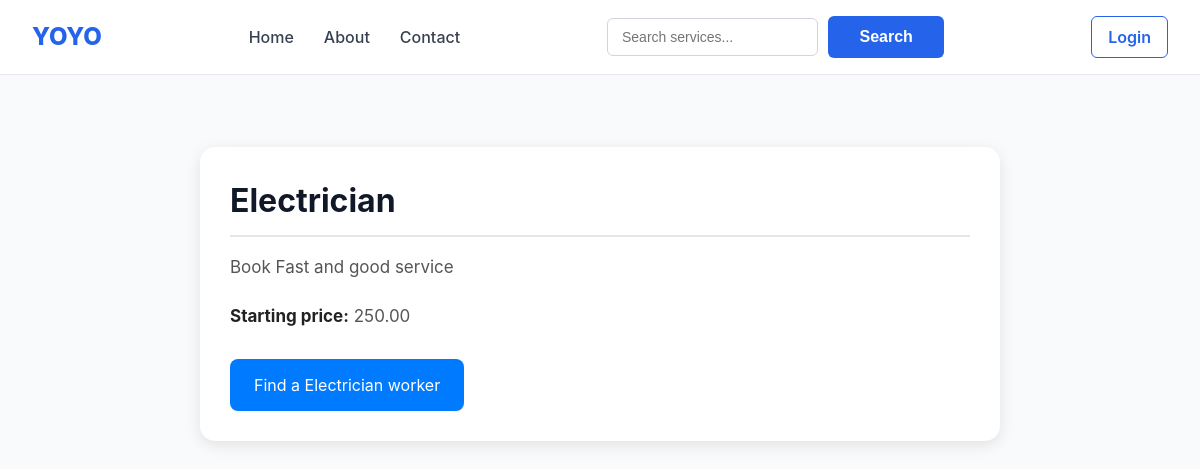
/categories/Electrician/, run on an earlier commit of the app's database.
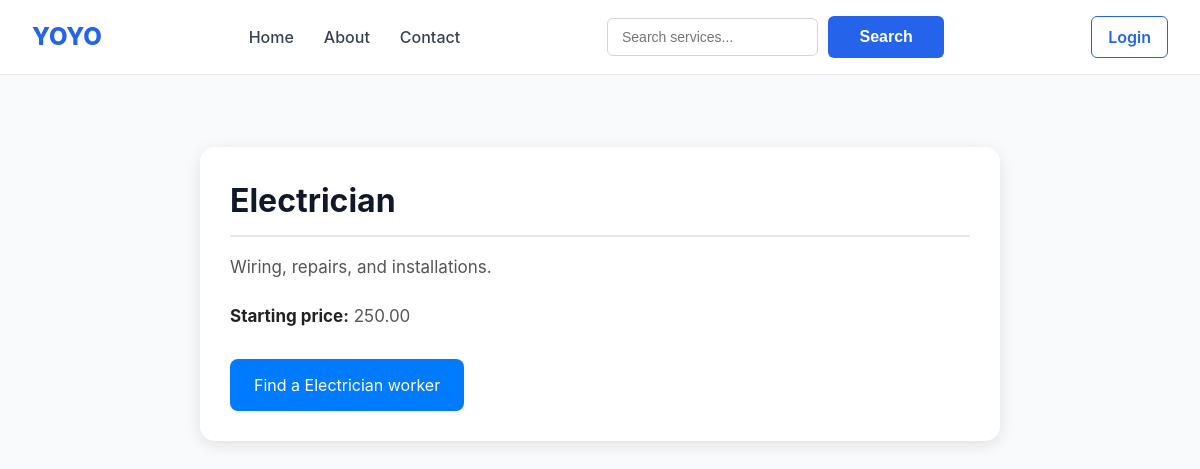
And on a later commit of the database.
### categories/models.py (models this page shows, shortened)
class ServiceCategory(models.Model):
    name = models.CharField(max_length=100, unique=True)
    slug = models.SlugField(max_length=110, unique=True)
    description = models.TextField(blank=True)
    service_image=models.ImageField(upload_to='services/', blank=True, null=True)
    icon = models.CharField(max_length=100, blank=True, help_text="Icon name/key for the frontend")
    base_price = models.DecimalField(max_digits=8, decimal_places=2, help_text="Starting/callout price")
    is_active = models.BooleanField(default=True)
    class Meta:
        verbose_name_plural = "Service categories"
        ordering = ["name"]

### categories/views.py (the view)
# urls.py: path("categories/<slug:slug>/", views.category_detail, name="detail"),
def category_detail(request, slug):
    category = CategoryService.get_by_slug(slug)
    return render(request, "categories/detail.html", {"category": category})

### categories/services.py (called while the page is built)
    @staticmethod
    def get_by_slug(slug):
        try:
            return ServiceCategory.objects.get(slug=slug, is_active=True)
        except ServiceCategory.DoesNotExist:
            raise ValidationError(f"No active service category with slug '{slug}'.")

### categories/templates/categories/detail.html (shortened to what this page needs)
{% extends "base.html" %}
{% load static %}
{% block css %}
  <link rel="stylesheet" href="{% static 'css/details.css' %}">
{% endblock %}
{% block content %}
<div class="card">
    <h2>{{ category.name }}</h2>
    <p>{{ category.description }}</p>
    <p><strong>Starting price:</strong> {{ category.base_price }}</p>
    <a class="btn" href="{% url 'workers:search' %}?category={{ category.slug }}">Find a {{ category.name }} worker</a>
</div>
{% endblock %}

What changed in the data, as far as the page shows it:
changed ServiceCategory "Electrician": description "Book Fast and good service" → "Wiring, repairs, and installations."
